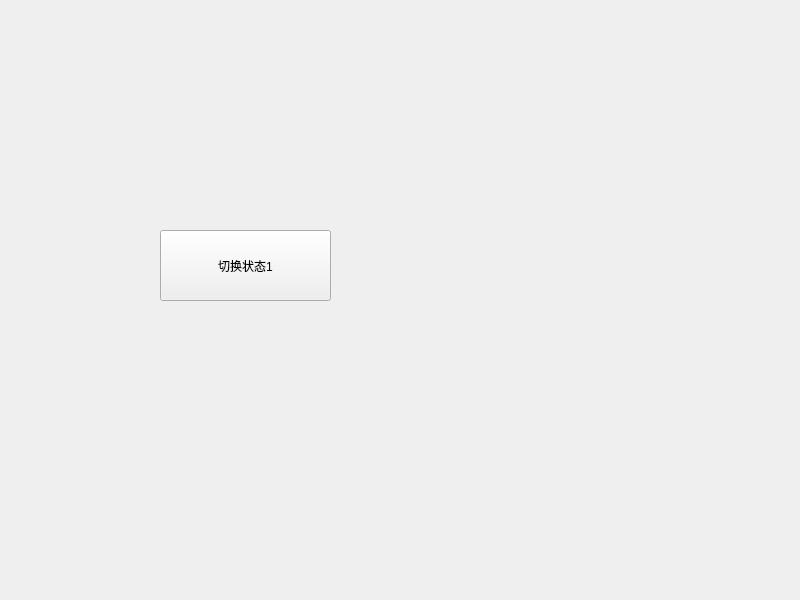
<?xml version="1.0" encoding="UTF-8"?>
<ui version="4.0">
 <class>Widget</class>
 <widget class="QWidget" name="Widget">
  <property name="geometry">
   <rect>
    <x>0</x>
    <y>0</y>
    <width>800</width>
    <height>600</height>
   </rect>
  </property>
  <property name="windowTitle">
   <string>Widget</string>
  </property>
  <widget class="QPushButton" name="pushButton">
   <property name="geometry">
    <rect>
     <x>160</x>
     <y>230</y>
     <width>171</width>
     <height>71</height>
    </rect>
   </property>
   <property name="text">
    <string>切换状态1</string>
   </property>
  </widget>
 </widget>
 <resources/>
 <connections/>
</ui>
